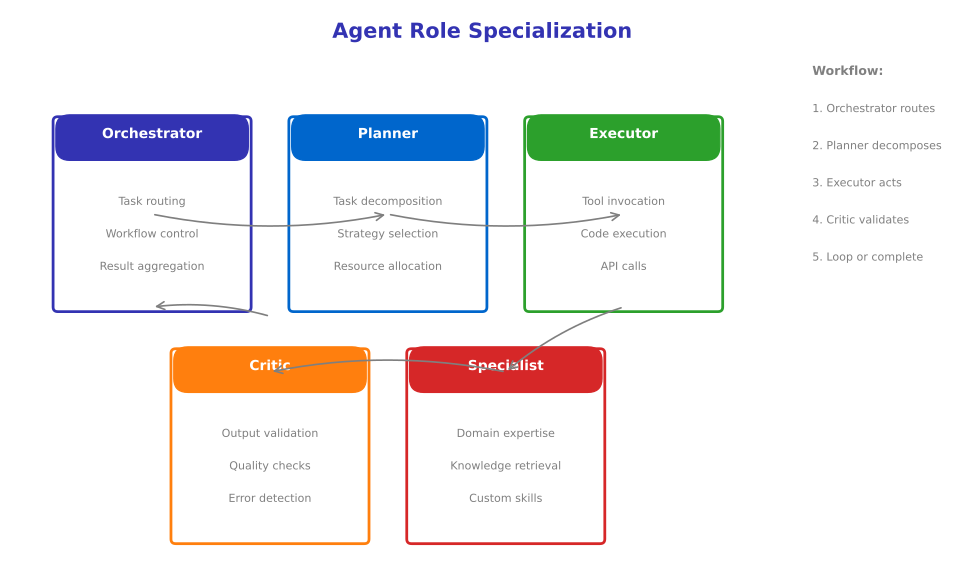

Write the Python code that produced this figure.
"""
Agent Role Specialization Matrix
Week 5 - Multi-Agent Architectures
Shows different agent roles in a multi-agent system
"""

from pathlib import Path

import matplotlib.patches as mpatches
import matplotlib.pyplot as plt
import numpy as np
from matplotlib.patches import FancyBboxPatch, Rectangle

plt.rcParams.update(
    {
        "font.size": 24,
        "axes.labelsize": 24,
        "axes.titlesize": 26,
        "xtick.labelsize": 22,
        "ytick.labelsize": 22,
        "legend.fontsize": 22,
        "figure.figsize": (10, 6),
        "figure.dpi": 150,
        "font.family": "sans-serif",
    }
)

MLPURPLE = "#3333B2"
MLLAVENDER = "#ADADE0"
MLBLUE = "#0066CC"
MLORANGE = "#FF7F0E"
MLGREEN = "#2CA02C"
MLRED = "#D62728"
MLGRAY = "#7F7F7F"

fig, ax = plt.subplots(figsize=(10, 6))
ax.set_xlim(0, 10)
ax.set_ylim(0, 6)
ax.axis("off")

ax.text(
    5, 5.7, "Agent Role Specialization", fontsize=15, fontweight="bold", ha="center", color=MLPURPLE
)

# Role boxes
roles = [
    (
        "Orchestrator",
        1.5,
        4.0,
        MLPURPLE,
        ["Task routing", "Workflow control", "Result aggregation"],
    ),
    (
        "Planner",
        4.0,
        4.0,
        MLBLUE,
        ["Task decomposition", "Strategy selection", "Resource allocation"],
    ),
    ("Executor", 6.5, 4.0, MLGREEN, ["Tool invocation", "Code execution", "API calls"]),
    ("Critic", 2.75, 1.5, MLORANGE, ["Output validation", "Quality checks", "Error detection"]),
    ("Specialist", 5.25, 1.5, MLRED, ["Domain expertise", "Knowledge retrieval", "Custom skills"]),
]

for name, x, y, color, skills in roles:
    # Main box
    box = FancyBboxPatch(
        (x - 1.0, y - 1.2),
        2.0,
        2.0,
        boxstyle="round,pad=0.05",
        facecolor="white",
        edgecolor=color,
        linewidth=2,
    )
    ax.add_patch(box)

    # Header
    header = FancyBboxPatch(
        (x - 1.0, y + 0.4),
        2.0,
        0.45,
        boxstyle="round,pad=0.02,rounding_size=0.15",
        facecolor=color,
        edgecolor=color,
        linewidth=1,
    )
    ax.add_patch(header)
    ax.text(x, y + 0.62, name, fontsize=10, ha="center", fontweight="bold", color="white")

    # Skills
    for i, skill in enumerate(skills):
        ax.text(x, y - 0.1 - i * 0.35, skill, fontsize=8, ha="center", color=MLGRAY)

# Arrows showing interactions
arrow_pairs = [
    (1.5, 3.8, 4.0, 3.8),  # Orchestrator -> Planner
    (4.0, 3.8, 6.5, 3.8),  # Planner -> Executor
    (6.5, 2.8, 5.25, 2.1),  # Executor -> Specialist
    (5.25, 2.1, 2.75, 2.1),  # Specialist -> Critic
    (2.75, 2.7, 1.5, 2.8),  # Critic -> Orchestrator
]

for x1, y1, x2, y2 in arrow_pairs:
    ax.annotate(
        "",
        xy=(x2, y2),
        xytext=(x1, y1),
        arrowprops=dict(arrowstyle="->", color=MLGRAY, lw=1.2, connectionstyle="arc3,rad=0.1"),
    )

# Legend
ax.text(8.5, 5.3, "Workflow:", fontsize=9, color=MLGRAY, fontweight="bold")
ax.text(8.5, 4.9, "1. Orchestrator routes", fontsize=8, color=MLGRAY)
ax.text(8.5, 4.5, "2. Planner decomposes", fontsize=8, color=MLGRAY)
ax.text(8.5, 4.1, "3. Executor acts", fontsize=8, color=MLGRAY)
ax.text(8.5, 3.7, "4. Critic validates", fontsize=8, color=MLGRAY)
ax.text(8.5, 3.3, "5. Loop or complete", fontsize=8, color=MLGRAY)

plt.tight_layout()
plt.savefig(
    Path(__file__).parent / "chart.pdf",
    dpi=300,
    bbox_inches="tight",
    facecolor="white",
    edgecolor="none",
)
plt.close()
print(f"Chart saved to {Path(__file__).parent / 'chart.pdf'}")
